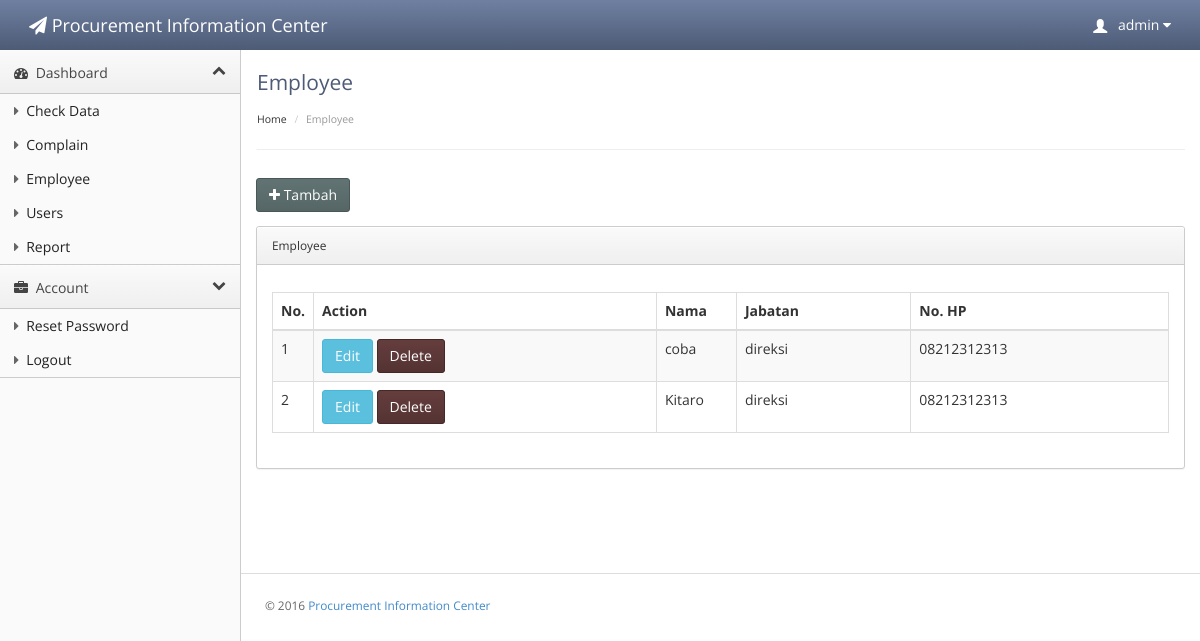
Page /index.php?pic=pm&page=view (signed in) on the earlier database version.
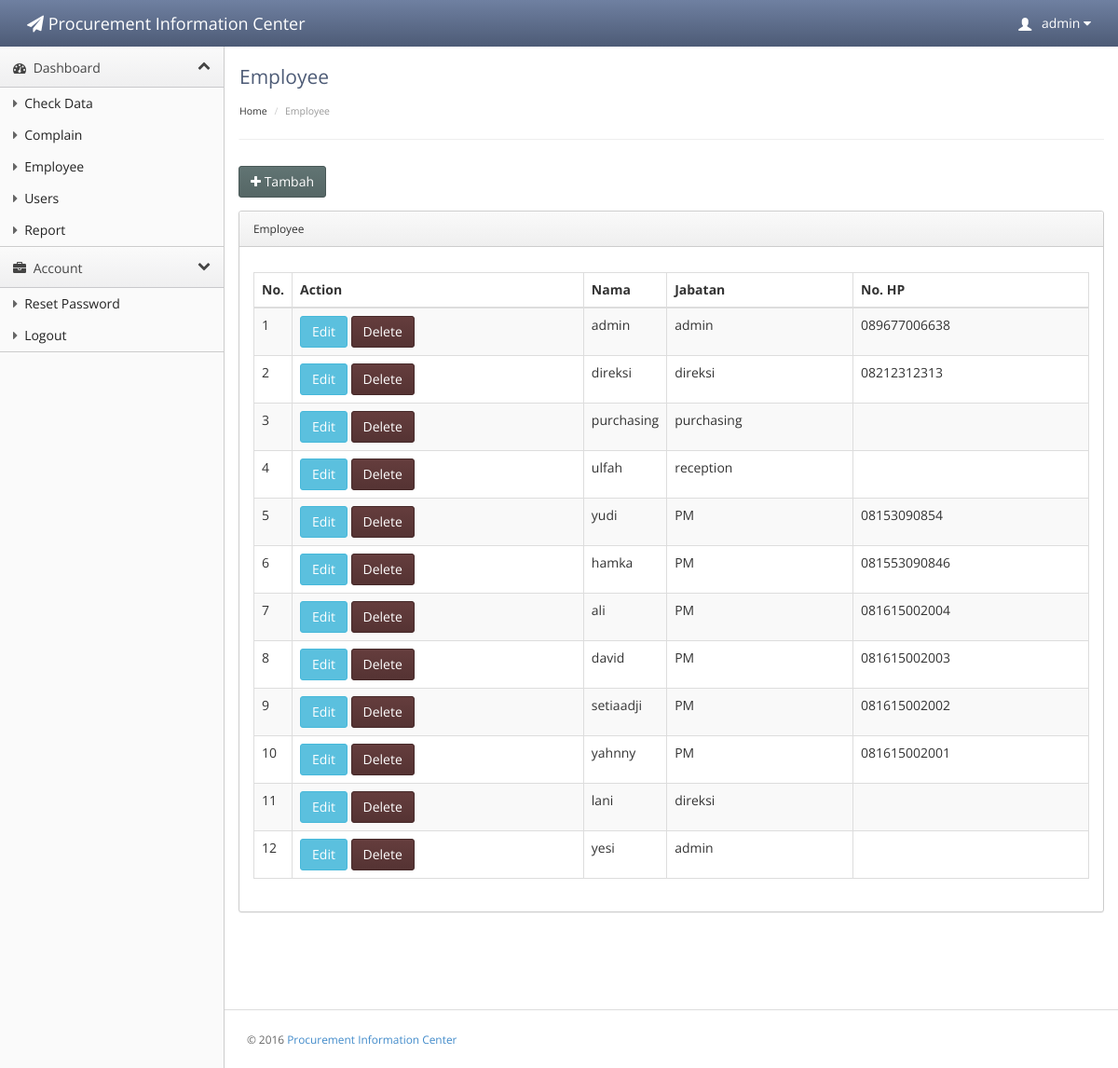
Same page on the later database version.
### tables this page shows
CREATE TABLE `employee` (
  `id` int(11) NOT NULL AUTO_INCREMENT,
  `id_jabatan` int(11) NOT NULL,
  `nama` varchar(150) NOT NULL,
  `no_hp` varchar(100) NOT NULL,
  `status` int(1) NOT NULL DEFAULT '1',
  PRIMARY KEY (`id`)
);

CREATE TABLE `jabatan` (
  `id` int(11) NOT NULL AUTO_INCREMENT,
  `nama` varchar(50) NOT NULL,
  `status` int(1) NOT NULL DEFAULT '1',
  PRIMARY KEY (`id`)
);

### employee.php (the view, shortened to what this page needs)
<?php
if (isset($_GET['page'])) {
    if ($_GET['page'] === 'view') {
        ?>
        <div class="header">
            <h1 class="page-title">Employee</h1>
            <ul class="breadcrumb">
                <li>Home </li>
                <li class="active">Employee</li>
            </ul>
        </div>
        <div class="main-content">
            <div class="row">
                <div class="col-sm-12 col-md-12">
                    <?php
                    if ($get['uName'] == 'admin' || $get['uName'] == 'lani' || $get['uName'] == 'yesi') {
                        ?>
                        <div class="btn-toolbar list-toolbar">
                            <a href="index.php?pic=pm&page=create" class="btn btn-success"><span class="fa fa-plus"></span> Tambah</a>
                        </div>
                    <?php } ?>
                    <div class="panel panel-default">
                        <a href="#widget1container" class="panel-heading" data-toggle="collapse"> Employee</a>
                        <div id="widget1container" class="panel-body collapse in">
                            <div class="box-body table-responsive">
                                <table id="data" class="table table-bordered table-striped">
                                    <thead>
                                        <tr>
                                            <th width="30px">No.</th>
                                            <?php
                                            if ($get['uName'] == 'admin' || $get['uName'] == 'lani' || $get['uName'] == 'yesi') {
                                                echo "<th>Action</th>";
                                            }
                                            ?>
                                            <th width="80px">Nama</th>
                                            <th>Jabatan</th>
                                            <th>No. HP</th>
                                        </tr>
                                    </thead>
                                    <tbody>
                                        <?php
                                        $query = mysql_query("SELECT e.id, e.nama, e.no_hp, j.nama jabatan FROM employee e left outer join jabatan j on e.id_jabatan = j.id");
                                        $no = 1;
                                        while ($result = mysql_fetch_array($query)) {
                                            echo"<tr>
                                                    <td>$no</td>";
                                            if ($get['uName'] == 'admin' || $get['uName'] == 'lani' || $get['uName'] == 'yesi') {
                                                echo "<td><a href= 'index.php?pic=pm&page=update&id=$result[id]' class='btn btn-info'> Edit</a> ";
                                                echo "<a href= 'index.php?pic=pm&page=update&id=$result[id]' class='btn btn-danger'> Delete</a></td>";
                                            }
                                            echo "
                                                    <td>$result[nama]</td>
                                                    <td>$result[jabatan]</td>
                                                    <td>$result[no_hp]</td>
                                                    </tr>";
                                            $no++;
                                        }
                                        ?>
                                    </tbody>
                                </table>
                            </div>
                        </div>
                    </div>
                </div>
            </div>
        </div>
        <?php
    }
}

### index.php (shortened to what this page needs)
<?php
$get = $_SESSION;
?>
<!doctype html>
<html lang="en"><head>
        <link rel="stylesheet" type="text/css" href="lib/bootstrap/css/bootstrap.css">
        <link rel="stylesheet" href="lib/font-awesome/css/font-awesome.css">
        <link rel="stylesheet" href="css/dataTables.bootstrap.css">
        <link rel="stylesheet" type="text/css" href="stylesheets/theme.css">
        <link rel="stylesheet" type="text/css" href="stylesheets/premium.css">
    </head>
    <body class=" theme-blue">
        <div class="navbar navbar-default" role="navigation">
            <div class="navbar-header">
                <a class="" href="index.php"><span class="navbar-brand"><span class="fa fa-paper-plane"></span> Procurement  Information Center</span></a></div>
            <div class="navbar-collapse collapse" style="height: 1px;">
                <ul id="main-menu" class="nav navbar-nav navbar-right">
                    <li class="dropdown hidden-xs">
                        <a href="#" class="dropdown-toggle" data-toggle="dropdown">
                            <span class="glyphicon glyphicon-user padding-right-small" style="position:relative;top: 3px;"></span> <?php echo $get['uName']; ?>
                            <i class="fa fa-caret-down"></i>
                        </a>
                    </li>
                </ul>
            </div>
        </div>
        <div class="sidebar-nav">
            <ul>
                <li>
                    <a href="#" data-target=".dashboard-menu" class="nav-header" data-toggle="collapse">
                        <i class="fa fa-fw fa-dashboard"></i> Dashboard<i class="fa fa-collapse"></i>
                    </a>
                </li>
                <li>
                    <ul class="dashboard-menu nav nav-list collapse in">
                        <li ><a href="index.php?pic=checkdata&page=view"><span class="fa fa-caret-right"></span> Check Data </a></li>
                        <li ><a href="index.php?pic=complain&page=view"><span class="fa fa-caret-right"></span> Complain</a></li>
                        <?php if ($get['uName'] == 'admin') { ?>
                            <li ><a href="index.php?pic=pm&page=view"><span class="fa fa-caret-right"></span> Employee</a></li>
                            <li ><a href="index.php?pic=user&page=view"><span class="fa fa-caret-right"></span> Users</a></li>
                            <li ><a href="index.php?pic=report&page=view"><span class="fa fa-caret-right"></span> Report</a></li>
                        <?php } ?>
                    </ul>
                </li>
                <li><a href="#" data-target=".accounts-menu" class="nav-header collapsed" data-toggle="collapse"><i class="fa fa-fw fa-briefcase "></i> Account <i class="fa fa-collapse"></i></a></li>
                <li>
                    <ul class="accounts-menu nav nav-list collapse in">
                        <li ><a href="reset-password.php"><span class="fa fa-caret-right"></span> Reset Password</a></li>
                        <li ><a href="sign-out.php"><span class="fa fa-caret-right"></span> Logout</a></li>
                    </ul>
                </li>
            </ul>
        </div>
        <div class="content">
            <?php
            $g = $_GET['pic'];
            if (isset($g)) {
                if ($g == 'checkdata') {
                    include 'checkdata.php';
                } elseif ($g == 'complain') {
                    include 'complain.php';
                } elseif ($g == 'project') {
                    include 'project.php';
                } elseif ($g == 'flag') {
                    include 'flag.php';
                } elseif ($g == 'item') {
                    include 'item.php';
                } elseif ($g == 'pm') {
                    include 'employee.php';
                } elseif ($g == 'user') {
                    include 'users.php';
                } elseif ($g == 'report') {
                    include 'report.php';
                }
            } else {
                echo "<script>javascript:window.location.replace('index.php?pic=checkdata&page=view');</script>";
            }
            include './footer.php';
            ?>
        </div>
    </body>
</html>

### footer.php
<footer>
    <hr>
    <p>© 2016 <a href="#" target="_blank">Procurement  Information Center</a></p>
</footer>

### index.php (style rules this page uses)
.navbar-default .navbar-brand, .navbar-default .navbar-brand:hover { color: #fff; }

Differences in the rows shown:
removed employee: nama "coba", id_jabatan.nama "direksi", no_hp "08212312313"
added employee: nama "admin", id_jabatan.nama "admin", no_hp "089677006638"
changed employee (number 2 of 12 on the later page): nama "Kitaro" → "direksi"
added employee: nama "purchasing", id_jabatan.nama "purchasing"
added employee: nama "ulfah", id_jabatan.nama "reception"
added employee: nama "yudi", id_jabatan.nama "PM", no_hp "08153090854"
added employee: nama "hamka", id_jabatan.nama "PM", no_hp "081553090846"
added employee: nama "ali", id_jabatan.nama "PM", no_hp "081615002004"
added employee: nama "david", id_jabatan.nama "PM", no_hp "081615002003"
added employee: nama "setiaadji", id_jabatan.nama "PM", no_hp "081615002002"
added employee: nama "yahnny", id_jabatan.nama "PM", no_hp "081615002001"
added employee: nama "lani", id_jabatan.nama "direksi"
added employee: nama "yesi", id_jabatan.nama "admin"
